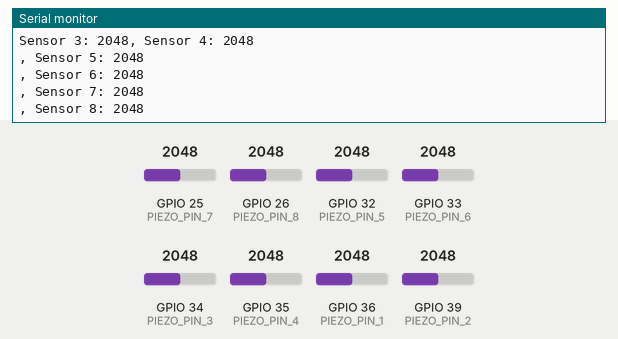
Bench run of a sketch on a simulated ESP32. On the bench: the last lines printed to the serial monitor. The inputs (shaded band) are chosen by the test bench; at power-on: GPIO 33 (PIEZO_PIN_6) = 2048, GPIO 25 (PIEZO_PIN_7) = 2048, GPIO 26 (PIEZO_PIN_8) = 2048, GPIO 32 (PIEZO_PIN_5) = 2048, GPIO 34 (PIEZO_PIN_3) = 2048, GPIO 35 (PIEZO_PIN_4) = 2048, GPIO 36 (PIEZO_PIN_1) = 2048, GPIO 39 (PIEZO_PIN_2) = 2048.

Above: at 5.7 s.
5.8 s: GPIO 33 (PIEZO_PIN_6) set to 1040
At 6.86 s:
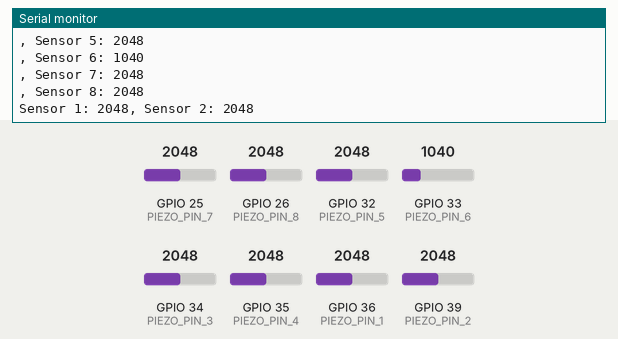
8.8 s: GPIO 33 (PIEZO_PIN_6) set to 974
At 8.97 s:
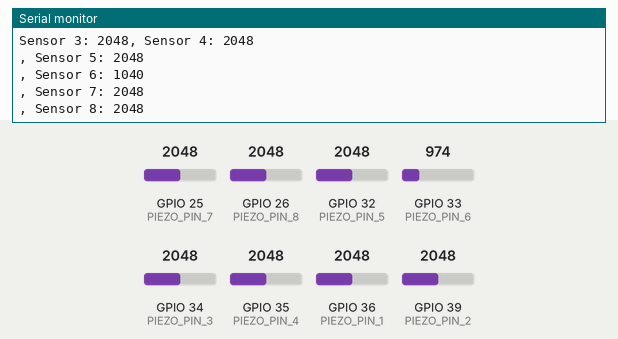
Timing chart, 0 to 11.8 s (numbered marks = the images above; inputs shaded):
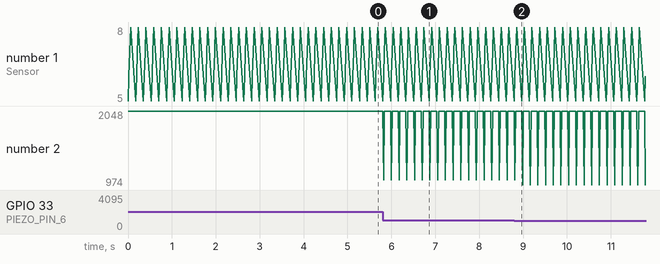

Measured:
- the behaviour switches between 1000 and 999 on GPIO 33 (PIEZO_PIN_6) (found by bisection; images 1 and 2)
- after the input at 5.8 s, the serial monitor: prints a new line at once (image 1)

The sketch:

peizo-sig.ino
```cpp
int PIEZO_PIN_1 = 36;
int PIEZO_PIN_2 = 39;
int PIEZO_PIN_3 = 34;
int PIEZO_PIN_4 = 35;
int PIEZO_PIN_5 = 32;
int PIEZO_PIN_6 = 33;
int PIEZO_PIN_7 = 25;
int PIEZO_PIN_8 = 26;

void setup() {
  Serial.begin(9600);
}

void loop() {
  // Read the analog values from the piezo buzzers
  int sensorValue1 = analogRead(PIEZO_PIN_1);
  int sensorValue2 = analogRead(PIEZO_PIN_2);
  int sensorValue3 = analogRead(PIEZO_PIN_3);
  int sensorValue4 = analogRead(PIEZO_PIN_4);
  int sensorValue5 = analogRead(PIEZO_PIN_5);
  int sensorValue6 = analogRead(PIEZO_PIN_6);
  int sensorValue7 = analogRead(PIEZO_PIN_7);
  int sensorValue8 = analogRead(PIEZO_PIN_8);

  // Print the sensor values to the serial monitor
  Serial.print("Sensor 1: ");
  Serial.print(sensorValue1);
  Serial.print(", Sensor 2: ");
  Serial.println(sensorValue2);
  Serial.print("Sensor 3: ");
  Serial.print(sensorValue3);
  Serial.print(", Sensor 4: ");
  Serial.println(sensorValue4);
  Serial.print(", Sensor 5: ");
  Serial.println(sensorValue5);
  Serial.print(", Sensor 6: ");
  Serial.println(sensorValue6);
  Serial.print(", Sensor 7: ");
  Serial.println(sensorValue7);
  Serial.print(", Sensor 8: ");
  Serial.println(sensorValue8);

  delay(100); // Wait for 1 second before reading again
}
```
